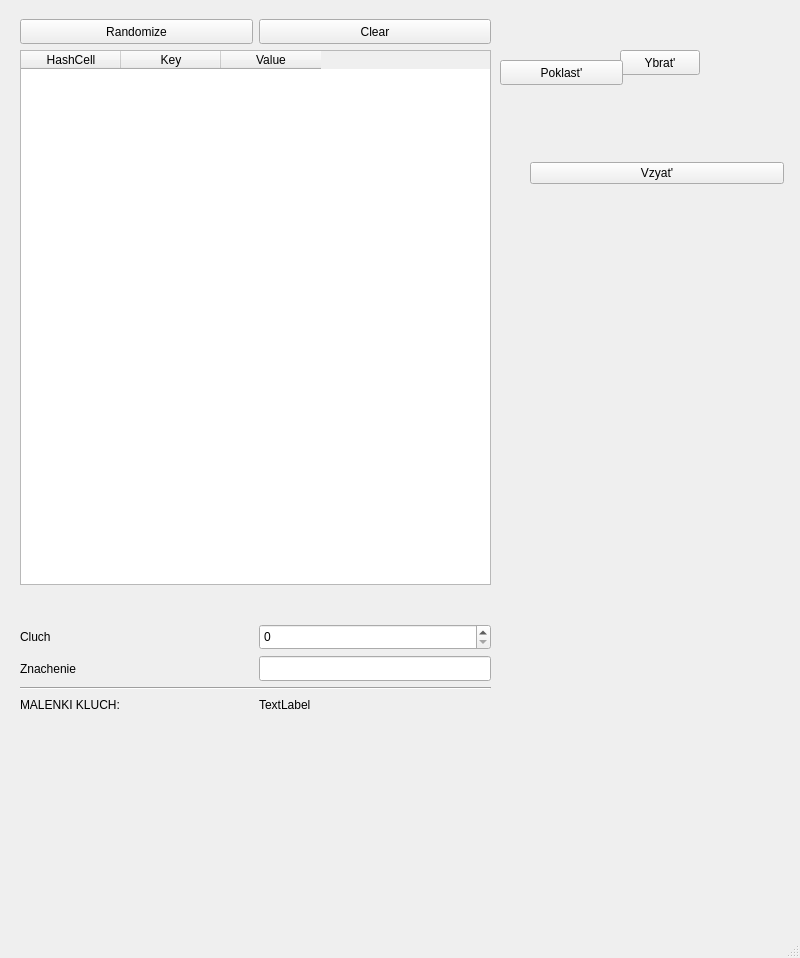
<?xml version="1.0" encoding="UTF-8"?>
<ui version="4.0">
 <class>MainWindow</class>
 <widget class="QMainWindow" name="MainWindow">
  <property name="geometry">
   <rect>
    <x>0</x>
    <y>0</y>
    <width>800</width>
    <height>958</height>
   </rect>
  </property>
  <property name="windowTitle">
   <string>MainWindow</string>
  </property>
  <widget class="QWidget" name="centralwidget">
   <widget class="QWidget" name="layoutWidget">
    <property name="geometry">
     <rect>
      <x>530</x>
      <y>160</y>
      <width>254</width>
      <height>27</height>
     </rect>
    </property>
    <layout class="QHBoxLayout" name="horizontalLayout">
     <item>
      <widget class="QPushButton" name="getBtn">
       <property name="text">
        <string>Vzyat'</string>
       </property>
      </widget>
     </item>
    </layout>
   </widget>
   <widget class="Line" name="line">
    <property name="geometry">
     <rect>
      <x>20</x>
      <y>687</y>
      <width>471</width>
      <height>3</height>
     </rect>
    </property>
    <property name="orientation">
     <enum>Qt::Horizontal</enum>
    </property>
   </widget>
   <widget class="QPushButton" name="randBtn">
    <property name="geometry">
     <rect>
      <x>20</x>
      <y>19</y>
      <width>233</width>
      <height>25</height>
     </rect>
    </property>
    <property name="text">
     <string>Randomize</string>
    </property>
   </widget>
   <widget class="QPushButton" name="clearBtn">
    <property name="geometry">
     <rect>
      <x>259</x>
      <y>19</y>
      <width>232</width>
      <height>25</height>
     </rect>
    </property>
    <property name="text">
     <string>Clear</string>
    </property>
   </widget>
   <widget class="QLabel" name="label_4">
    <property name="geometry">
     <rect>
      <x>20</x>
      <y>656</y>
      <width>233</width>
      <height>25</height>
     </rect>
    </property>
    <property name="text">
     <string>Znachenie</string>
    </property>
   </widget>
   <widget class="QLabel" name="smalles">
    <property name="geometry">
     <rect>
      <x>259</x>
      <y>696</y>
      <width>232</width>
      <height>17</height>
     </rect>
    </property>
    <property name="text">
     <string>TextLabel</string>
    </property>
   </widget>
   <widget class="QSpinBox" name="key">
    <property name="geometry">
     <rect>
      <x>259</x>
      <y>624</y>
      <width>232</width>
      <height>26</height>
     </rect>
    </property>
    <property name="maximum">
     <number>999999999</number>
    </property>
   </widget>
   <widget class="QTableWidget" name="entries">
    <property name="geometry">
     <rect>
      <x>20</x>
      <y>50</y>
      <width>471</width>
      <height>535</height>
     </rect>
    </property>
    <property name="sizePolicy">
     <sizepolicy hsizetype="Expanding" vsizetype="Expanding">
      <horstretch>1</horstretch>
      <verstretch>0</verstretch>
     </sizepolicy>
    </property>
    <property name="editTriggers">
     <set>QAbstractItemView::NoEditTriggers</set>
    </property>
    <property name="selectionMode">
     <enum>QAbstractItemView::NoSelection</enum>
    </property>
    <column>
     <property name="text">
      <string>HashCell</string>
     </property>
    </column>
    <column>
     <property name="text">
      <string>Key</string>
     </property>
    </column>
    <column>
     <property name="text">
      <string>Value</string>
     </property>
    </column>
   </widget>
   <widget class="QLabel" name="label_3">
    <property name="geometry">
     <rect>
      <x>20</x>
      <y>624</y>
      <width>233</width>
      <height>26</height>
     </rect>
    </property>
    <property name="text">
     <string>Cluch</string>
    </property>
   </widget>
   <widget class="QLabel" name="label">
    <property name="geometry">
     <rect>
      <x>20</x>
      <y>696</y>
      <width>233</width>
      <height>17</height>
     </rect>
    </property>
    <property name="text">
     <string>MALENKI KLUCH:</string>
    </property>
   </widget>
   <widget class="QLineEdit" name="value">
    <property name="geometry">
     <rect>
      <x>259</x>
      <y>656</y>
      <width>232</width>
      <height>25</height>
     </rect>
    </property>
   </widget>
   <widget class="QPushButton" name="delBtn">
    <property name="geometry">
     <rect>
      <x>620</x>
      <y>50</y>
      <width>80</width>
      <height>25</height>
     </rect>
    </property>
    <property name="text">
     <string>Ybrat'</string>
    </property>
   </widget>
   <widget class="QPushButton" name="setBtn">
    <property name="geometry">
     <rect>
      <x>500</x>
      <y>60</y>
      <width>123</width>
      <height>25</height>
     </rect>
    </property>
    <property name="text">
     <string>Poklast'</string>
    </property>
   </widget>
  </widget>
  <widget class="QMenuBar" name="menubar">
   <property name="geometry">
    <rect>
     <x>0</x>
     <y>0</y>
     <width>800</width>
     <height>22</height>
    </rect>
   </property>
  </widget>
  <widget class="QStatusBar" name="statusbar"/>
 </widget>
 <resources/>
 <connections/>
</ui>
